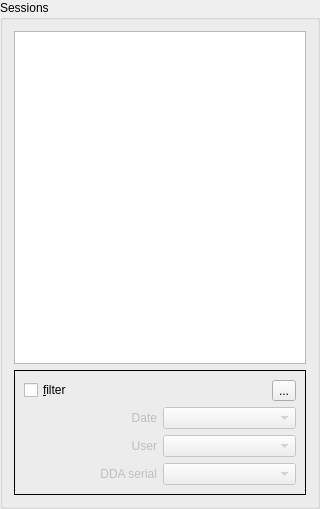
<?xml version="1.0" encoding="UTF-8"?>
<ui version="4.0">
 <class>SelSessionBox</class>
 <widget class="QGroupBox" name="SelSessionBox">
  <property name="geometry">
   <rect>
    <x>0</x>
    <y>0</y>
    <width>320</width>
    <height>509</height>
   </rect>
  </property>
  <property name="windowTitle">
   <string>GroupBox</string>
  </property>
  <property name="title">
   <string>Sessions</string>
  </property>
  <layout class="QVBoxLayout" name="verticalLayout_2">
   <item>
    <widget class="QTableView" name="sessionView"/>
   </item>
   <item>
    <widget class="QFrame" name="filterBox">
     <property name="frameShape">
      <enum>QFrame::Box</enum>
     </property>
     <property name="frameShadow">
      <enum>QFrame::Plain</enum>
     </property>
     <layout class="QVBoxLayout" name="verticalLayout">
      <item>
       <layout class="QHBoxLayout" name="horizontalLayout">
        <item>
         <widget class="QCheckBox" name="filterCheck">
          <property name="text">
           <string>&amp;filter</string>
          </property>
          <property name="shortcut">
           <string>Ctrl+F</string>
          </property>
         </widget>
        </item>
        <item>
         <widget class="QToolButton" name="refresgBtn">
          <property name="toolTip">
           <string>Refresh</string>
          </property>
          <property name="whatsThis">
           <string>Refresh button</string>
          </property>
          <property name="text">
           <string>...</string>
          </property>
          <property name="icon">
           <iconset resource="resuurces/resources.qrc">
            <normaloff>:/view-refresh.png</normaloff>:/view-refresh.png</iconset>
          </property>
          <property name="shortcut">
           <string>F5</string>
          </property>
         </widget>
        </item>
       </layout>
      </item>
      <item>
       <layout class="QHBoxLayout" name="horizontalLayout_2">
        <item>
         <widget class="QLabel" name="dateLabel">
          <property name="enabled">
           <bool>false</bool>
          </property>
          <property name="text">
           <string>Date</string>
          </property>
          <property name="alignment">
           <set>Qt::AlignRight|Qt::AlignTrailing|Qt::AlignVCenter</set>
          </property>
         </widget>
        </item>
        <item>
         <widget class="QComboBox" name="dateCombo">
          <property name="enabled">
           <bool>false</bool>
          </property>
         </widget>
        </item>
       </layout>
      </item>
      <item>
       <layout class="QHBoxLayout" name="horizontalLayout_3">
        <item>
         <widget class="QLabel" name="userLabel">
          <property name="enabled">
           <bool>false</bool>
          </property>
          <property name="sizePolicy">
           <sizepolicy hsizetype="Minimum" vsizetype="Preferred">
            <horstretch>0</horstretch>
            <verstretch>0</verstretch>
           </sizepolicy>
          </property>
          <property name="text">
           <string>User</string>
          </property>
          <property name="alignment">
           <set>Qt::AlignRight|Qt::AlignTrailing|Qt::AlignVCenter</set>
          </property>
         </widget>
        </item>
        <item>
         <widget class="QComboBox" name="userCombo">
          <property name="enabled">
           <bool>false</bool>
          </property>
          <property name="toolTip">
           <string>Select user</string>
          </property>
          <property name="whatsThis">
           <string>Select user combo box</string>
          </property>
         </widget>
        </item>
       </layout>
      </item>
      <item>
       <layout class="QHBoxLayout" name="horizontalLayout_4">
        <item>
         <widget class="QLabel" name="serialLabel">
          <property name="enabled">
           <bool>false</bool>
          </property>
          <property name="sizePolicy">
           <sizepolicy hsizetype="Minimum" vsizetype="Preferred">
            <horstretch>0</horstretch>
            <verstretch>0</verstretch>
           </sizepolicy>
          </property>
          <property name="text">
           <string>DDA serial</string>
          </property>
          <property name="alignment">
           <set>Qt::AlignRight|Qt::AlignTrailing|Qt::AlignVCenter</set>
          </property>
         </widget>
        </item>
        <item>
         <widget class="QComboBox" name="serialCombo">
          <property name="enabled">
           <bool>false</bool>
          </property>
          <property name="toolTip">
           <string>Select device serial</string>
          </property>
          <property name="whatsThis">
           <string>Device serial combo box</string>
          </property>
         </widget>
        </item>
       </layout>
      </item>
     </layout>
    </widget>
   </item>
  </layout>
 </widget>
 <resources>
  <include location="resuurces/resources.qrc"/>
 </resources>
 <connections>
  <connection>
   <sender>filterCheck</sender>
   <signal>toggled(bool)</signal>
   <receiver>SelSessionBox</receiver>
   <slot>onFilterChanged(bool)</slot>
   <hints>
    <hint type="sourcelabel">
     <x>182</x>
     <y>393</y>
    </hint>
    <hint type="destinationlabel">
     <x>213</x>
     <y>320</y>
    </hint>
   </hints>
  </connection>
  <connection>
   <sender>userCombo</sender>
   <signal>currentIndexChanged(int)</signal>
   <receiver>SelSessionBox</receiver>
   <slot>onUserChanged(int)</slot>
   <hints>
    <hint type="sourcelabel">
     <x>205</x>
     <y>453</y>
    </hint>
    <hint type="destinationlabel">
     <x>215</x>
     <y>403</y>
    </hint>
   </hints>
  </connection>
  <connection>
   <sender>serialCombo</sender>
   <signal>currentIndexChanged(int)</signal>
   <receiver>SelSessionBox</receiver>
   <slot>onSerialChanged(int)</slot>
   <hints>
    <hint type="sourcelabel">
     <x>195</x>
     <y>483</y>
    </hint>
    <hint type="destinationlabel">
     <x>211</x>
     <y>434</y>
    </hint>
   </hints>
  </connection>
  <connection>
   <sender>refresgBtn</sender>
   <signal>clicked()</signal>
   <receiver>SelSessionBox</receiver>
   <slot>onRefresh()</slot>
   <hints>
    <hint type="sourcelabel">
     <x>303</x>
     <y>389</y>
    </hint>
    <hint type="destinationlabel">
     <x>302</x>
     <y>286</y>
    </hint>
   </hints>
  </connection>
  <connection>
   <sender>dateCombo</sender>
   <signal>currentIndexChanged(int)</signal>
   <receiver>SelSessionBox</receiver>
   <slot>onDateChanged(int)</slot>
   <hints>
    <hint type="sourcelabel">
     <x>281</x>
     <y>420</y>
    </hint>
    <hint type="destinationlabel">
     <x>319</x>
     <y>453</y>
    </hint>
   </hints>
  </connection>
 </connections>
 <slots>
  <slot>onSessionChanged(QModelIndex)</slot>
  <slot>onFilterChanged(bool)</slot>
  <slot>onDateChanged(int)</slot>
  <slot>onUserChanged(int)</slot>
  <slot>onSerialChanged(int)</slot>
  <slot>onRefresh()</slot>
 </slots>
</ui>
